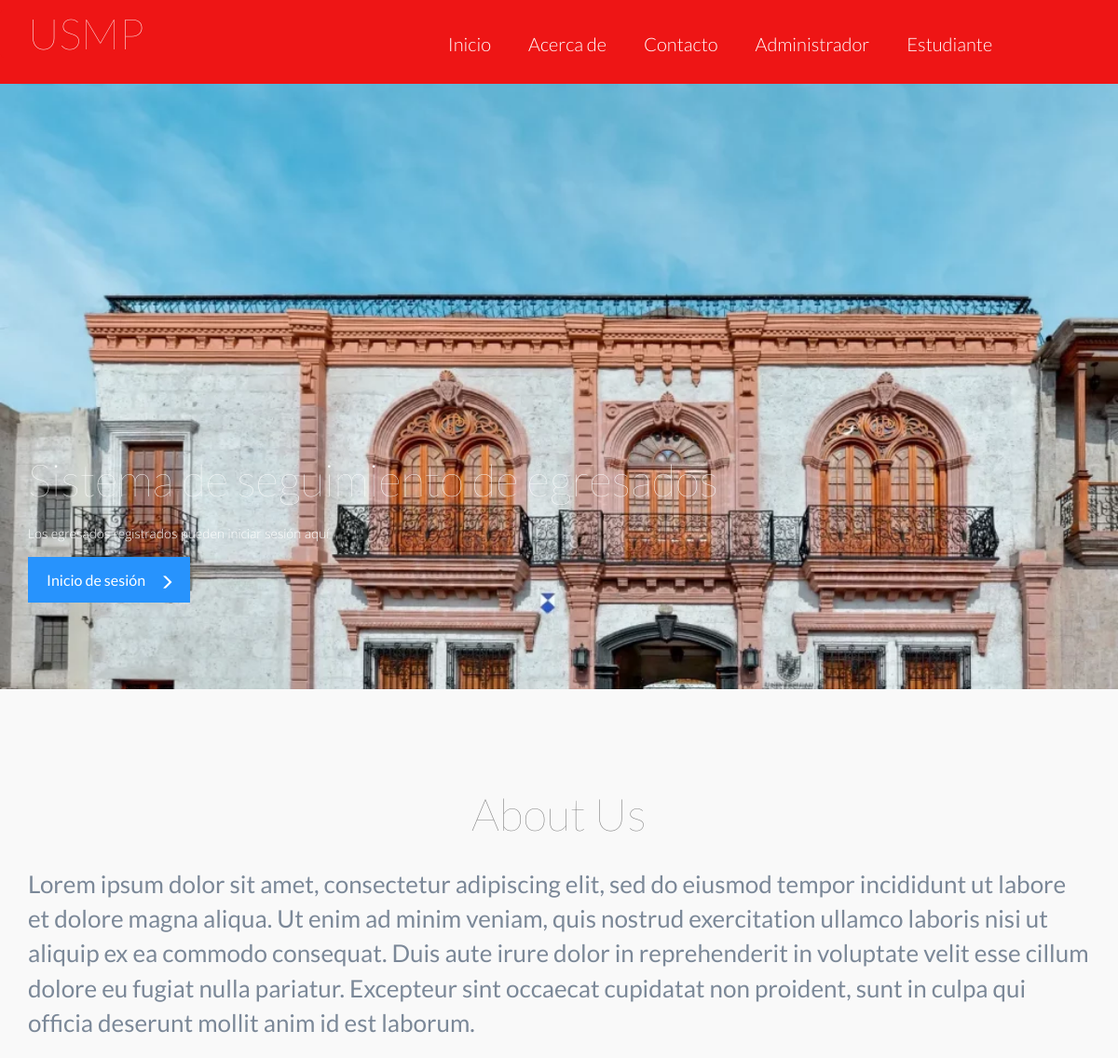
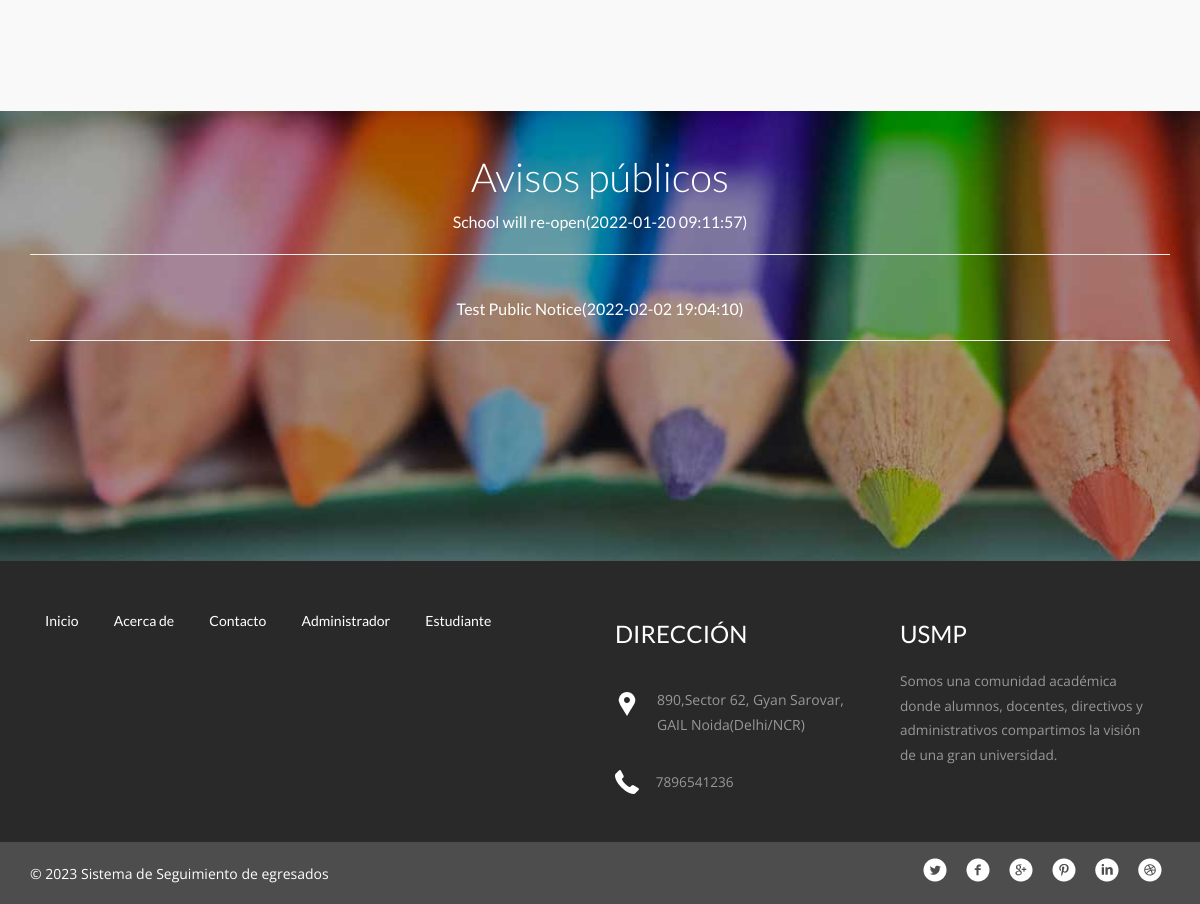
Before: /studentms/index.php with the older database file (2 pictures, top to bottom).
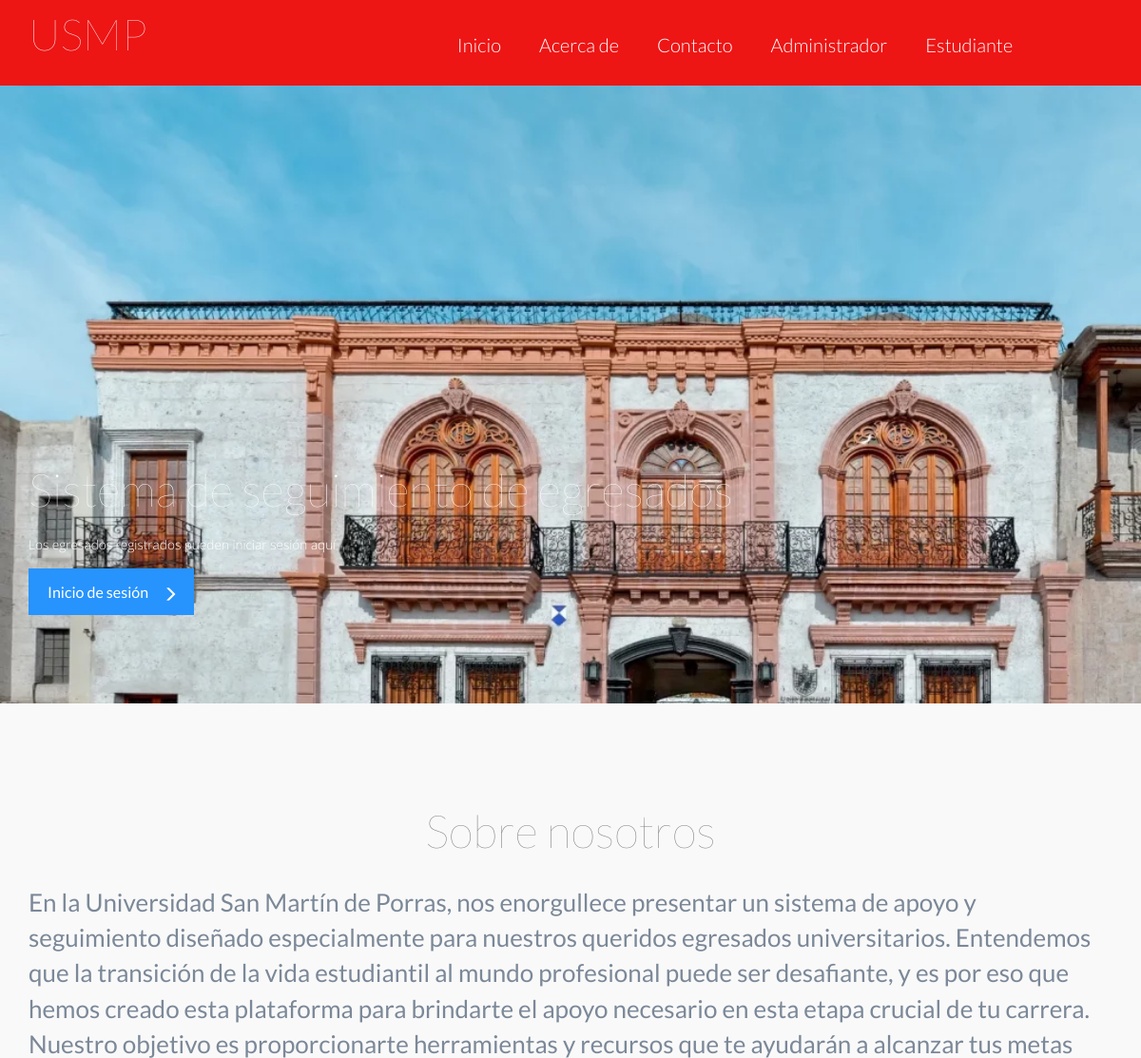
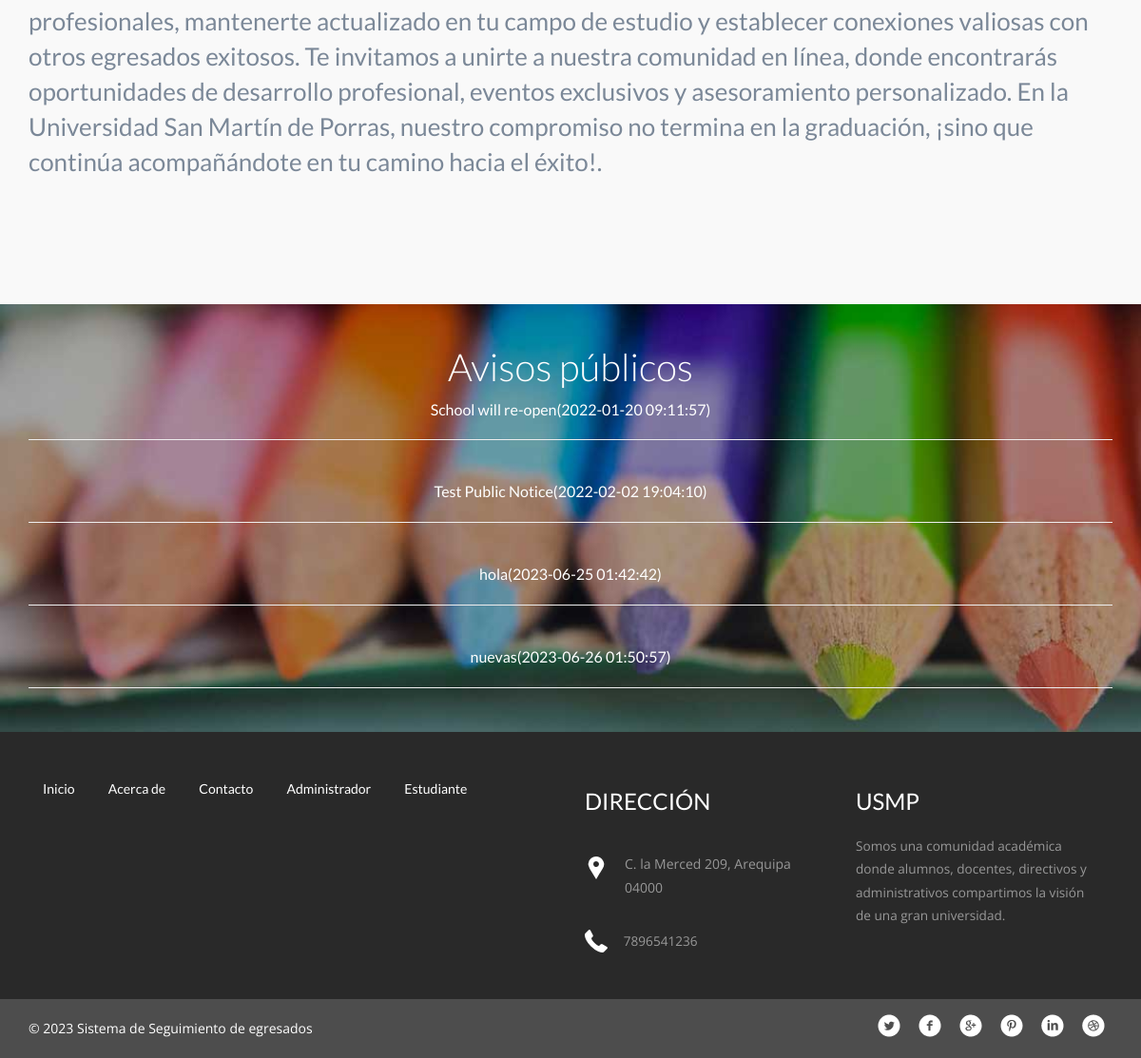
After: the same page with the newer database file (2 pictures, top to bottom).
### tables this page shows
CREATE TABLE `tblpage` (
  `ID` int(10) NOT NULL,
  `PageType` varchar(200) DEFAULT NULL,
  `PageTitle` mediumtext DEFAULT NULL,
  `PageDescription` mediumtext DEFAULT NULL,
  `Email` varchar(200) DEFAULT NULL,
  `MobileNumber` bigint(10) DEFAULT NULL,
  `UpdationDate` date DEFAULT NULL
);

CREATE TABLE `tblpublicnotice` (
  `ID` int(5) NOT NULL,
  `NoticeTitle` varchar(200) DEFAULT NULL,
  `NoticeMessage` mediumtext DEFAULT NULL,
  `CreationDate` timestamp NULL DEFAULT current_timestamp()
);

### studentms/index.php (the view, shortened to what this page needs)
<?php
include('includes/dbconnection.php');
?>
<!doctype html>
<html>
<head>
<link href="css/bootstrap.css" rel="stylesheet" type="text/css" media="all">
<link href="css/style.css" rel="stylesheet" type="text/css"/>
<link rel="stylesheet" type="text/css" href="css/default.css" />
<link rel="stylesheet" type="text/css" href="css/component.css" />
</head>
	<body>
<?php include_once('includes/header.php');?>
<div class="banner">
  <div class="container">
<div class="slider">
       <div class="callbacks_container">
        <ul class="rslides" id="slider">
         <li>
          <h3>Sistema de seguimiento de egresados</h3>
           <p>Los egresados registrados pueden iniciar sesión aquí</p>
          <div class="readmore">
          <a href="user/login.php">Inicio de sesión<i class="glyphicon glyphicon-menu-right"> </i></a>
          </div>
         </li>
        </ul>
      </div>
    </div>
</div>
  </div>
<div class="welcome">
	<div class="container">
		<?php
$sql="SELECT * from tblpage where PageType='aboutus'";
$query = $dbh -> prepare($sql);
$query->execute();
$results=$query->fetchAll(PDO::FETCH_OBJ);
$cnt=1;
if($query->rowCount() > 0)
{
foreach($results as $row)
{               ?>
		<h2><?php  echo htmlentities($row->PageTitle);?></h2>
		<p><?php  echo ($row->PageDescription);?></p><?php $cnt=$cnt+1;}} ?>
	</div>
</div>
<div class="testimonials">
	<div class="container">
			<div class="testimonial-nfo">
        <h3>Avisos públicos</h3>
         <marquee  style="height:350px;" direction ="up" onmouseover="this.stop();" onmouseout="this.start();">
				<?php
$sql="SELECT * from tblpublicnotice";
$query = $dbh -> prepare($sql);
$query->execute();
$results=$query->fetchAll(PDO::FETCH_OBJ);
$cnt=1;
if($query->rowCount() > 0)
{
foreach($results as $row)
{               ?>
		<a href="view-public-notice.php?viewid=<?php echo htmlentities ($row->ID);?>" target="_blank" style="color:#fff;">
          <?php  echo htmlentities($row->NoticeTitle);?>(<?php  echo htmlentities($row->CreationDate);?>)</a>
          <hr /><br />
			<?php $cnt=$cnt+1;}} ?>
	</marquee></div>
	</div>
</div>
<?php include_once('includes/footer.php');?>
	</body>
</html>

### studentms/includes/header.php (shortened to what this page needs)
    <div class="header" id="home">
      <nav class="navbar navbar-default">
        <div class="container">
          <div class="navbar-header">
          <h1><a class="navbar-brand" href="index.php">USMP</a></h1>
          </div>
            <div class="collapse navbar-collapse" id="bs-example-navbar-collapse-1">
              <ul class="nav navbar-nav navbar-right margin-top cl-effect-2">
                <li><a href="index.php"><span data-hover="Home">Inicio</span></a></li>
                <li><a href="about.php"><span data-hover="About">Acerca de</span></a></li>
                <li><a href="contact.php"><span data-hover="Contact">Contacto</span></a></li>
                <li><a href="admin/login.php"><span data-hover="Contact">Administrador</span></a></li>
                <li><a href="user/login.php"><span data-hover="Shortcodes">Estudiante</span></a></li>
              </ul>
              <div class="clearfix"> </div>
            </div>
      </nav>
</div>

### studentms/includes/footer.php (shortened to what this page needs)
<div class="footer">
    <div class="container">
      <div class="col-md-6 footer-left">
        <ul>
          <li><a href="index.php">Inicio</a></li>
          <li><a href="about.php">Acerca de</a></li>
          <li><a href="contact.php">Contacto</a></li>
          <li><a href="admin/login.php">Administrador</a></li>
          <li><a href="user/login.php">Estudiante</a></li>
        </ul>
      </div>
      <div class="col-md-3 footer-middle">
        <?php
$sql="SELECT * from tblpage where PageType='contactus'";
$query = $dbh -> prepare($sql);
$query->execute();
$results=$query->fetchAll(PDO::FETCH_OBJ);
$cnt=1;
if($query->rowCount() > 0)
{
foreach($results as $row)
{               ?>
        <h3>Dirección</h3>
        <div class="address">
          <p><?php  echo htmlentities($row->PageDescription);?>
          </p>
        </div>
        <div class="phone">
          <p><?php  echo htmlentities($row->MobileNumber);?></p>
        </div>
      <?php $cnt=$cnt+1;}} ?></div>
      <div class="col-md-3 footer-right">
        <h3>USMP</h3>
        <p>Somos una comunidad académica donde alumnos, docentes, directivos y administrativos compartimos la visión de una gran universidad.</p>
      </div>
      <div class="clearfix"> </div>
    </div>
  </div>
<div class="copyright">
    <div class="container">
      <div class="copyright-left">
      <p>© <?php echo date('Y');?> Sistema de Seguimiento de egresados</p>
      </div>
      <div class="copyright-right">
        <ul>
          <li><a href="#" class="twitter"> </a></li>
          <li><a href="#" class="twitter facebook"> </a></li>
          <li><a href="#" class="twitter chrome"> </a></li>
          <li><a href="#" class="twitter pinterest"> </a></li>
          <li><a href="#" class="twitter linkedin"> </a></li>
          <li><a href="#" class="twitter dribbble"> </a></li>
        </ul>
      </div>
      <div class="clearfix"> </div>
    </div>
  </div>

### studentms/css/default.css (style rules this page uses)
*, *:after, *:before { -webkit-box-sizing: border-box; -moz-box-sizing: border-box; box-sizing: border-box; }
body, html { font-size: 100%; padding: 0; margin: 0; }
.clearfix:before, .clearfix:after { content: " "; display: table; }
.clearfix:after { clear: both; }
body { font-family: 'Lato', Calibri, Arial, sans-serif; color: #b3b9bf; background: #f9f9f9; }
a { color: #888; text-decoration: none; }

Changed rows visible on the page:
changed tblpage: PageTitle "About Us" → "Sobre nosotros"; PageDescription "Lorem ipsum dolor sit amet, consectetur adipiscing elit, sed do eiusmod tempor incididunt ut labore et dolore magna aliqua. Ut enim ad minim veniam, quis nostrud exercitation ullamco laboris nisi ut aliquip ex ea commodo consequat. Duis aute irure dolor in reprehenderit in voluptate velit esse cillum dolore eu fugiat nulla pariatur. Excepteur sint occaecat cupidatat non proident, sunt in culpa qui officia deserunt mollit anim id est laborum." → "En la Universidad San Martín de Porras, nos enorgullece presentar un sistema de apoyo y seguimiento diseñado especialmente para nuestros queridos egresados universitarios. Entendemos que la transición de la vida estudiantil al mundo profesional puede ser desafiante, y es por eso que hemos creado esta plataforma para brindarte el apoyo necesario en esta etapa crucial de tu carrera. Nuestro objetivo es proporcionarte herramientas y recursos que te ayudarán a alcanzar tus metas profesionales, mantenerte actualizado en tu campo de estudio y establecer conexiones valiosas con otros egresados exitosos. Te invitamos a unirte a nuestra comunidad en línea, donde encontrarás oportunidades de…"
added tblpublicnotice: NoticeTitle "hola", CreationDate "2023-06-25 01:42:42"
added tblpublicnotice: NoticeTitle "nuevas", CreationDate "2023-06-26 01:50:57"
changed tblpage: PageDescription "890,Sector 62, Gyan Sarovar, GAIL Noida(Delhi/NCR)" → "C. la Merced 209, Arequipa 04000"
